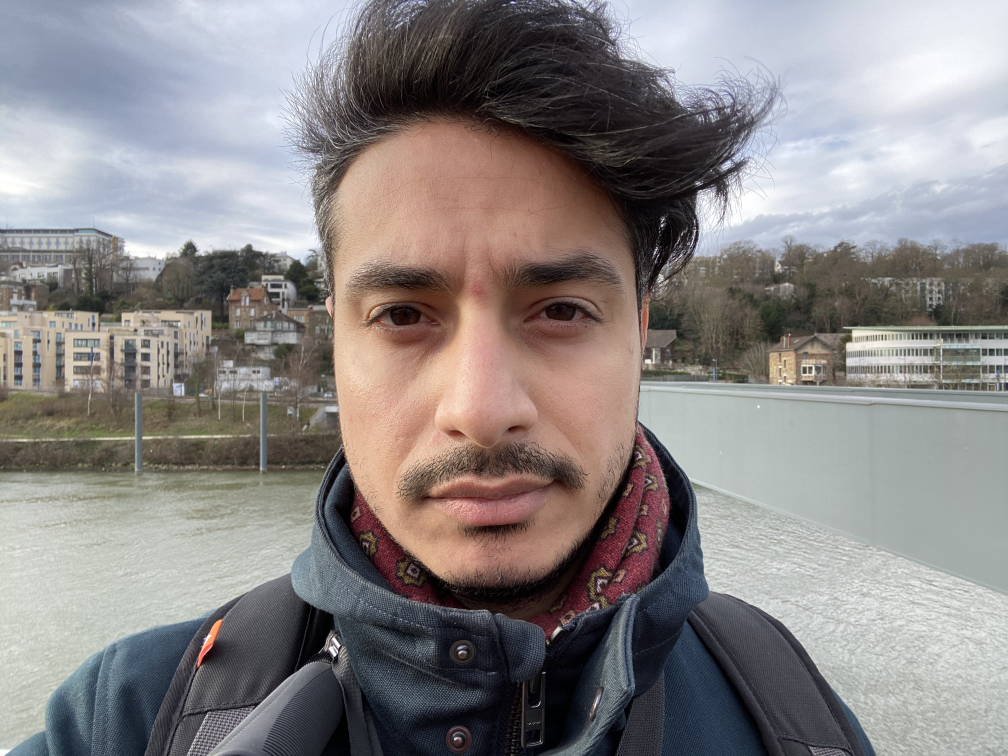
#> input picture test_image.jpeg, 4032 x 3024 px (shown at 1/4 size)
$ python face_recognition.py
#> lines starting #> are read from the running program, lines starting #| are printed output that depends on the picture; after the words box and inside, x2 and y2 are one past the last pixel; in counts of white or black regions, pixels touching at a corner belong together
import cv2
import numpy as np
import time
from collections import deque

face_cascade = cv2.CascadeClassifier('haarcascade_frontalface_default.xml')
eye_cascade = cv2.CascadeClassifier('haarcascade_eye.xml')
detector_params = cv2.SimpleBlobDetector_Params()
detector_params.filterByArea = True
detector_params.maxArea = 1500
detector = cv2.SimpleBlobDetector_create(detector_params)


def cut_eyebrows(img):
    """Given an image, cut out the eyebrows from the eyes"""
    height, width = img.shape[:2]
    eyebrow_h = int(height / 4)
    img = img[eyebrow_h:height, 0:width]  # cut eyebrows out (15 px)
    return img


def detect_eyes(img, cascade):
    """Given an image and a cascade effect, return a nested array of coordinates for respective eyes"""
    gray_img = cv2.cvtColor(img, cv2.COLOR_BGR2GRAY)
    eyes = cascade.detectMultiScale(gray_img, 1.3, 5)
    width = np.size(img, 1)
    height = np.size(img, 0)
    left_eye = None
    right_eye = None
    for (x, y, w, h) in eyes:
        if y > height / 2:
            pass
        eyecenter = x + w / 2
        if eyecenter < width / 2:
            left_eye = img[y:y + h, x:x + w]
            cv2.rectangle(img, (x, y), (x + w, y + h), (255, 255, 0), 3)
        else:
            right_eye = img[y:y + h, x:x + w]
            cv2.rectangle(img, (x, y), (x + w, y + h), (255, 255, 0), 3)

    return left_eye, right_eye


def detect_faces(img, cascade):
    "Given an image and a face cascading effect, return the coordinates of the face"
    gray_img = cv2.cvtColor(img, cv2.COLOR_BGR2GRAY)
    coords = cascade.detectMultiScale(gray_img, 1.3, 5)
    if len(coords) > 1:
        biggest = (0, 0, 0, 0)
        for i in coords:
            if i[3] > biggest[3]:
                biggest = i
        biggest = np.array([i], np.int32)
    elif len(coords) == 1:
        biggest = coords
    else:
        return None
    for (x, y, w, h) in biggest:
        frame = img[y:y + h, x:x + w]

    return frame


def blob_process(img, threshold, detector):
    """Using blur processing, get the pupils of the eyes --threshold is togglable"""
    gray_frame = cv2.cvtColor(img, cv2.COLOR_BGR2GRAY)
    _, img = cv2.threshold(gray_frame, threshold, 255, cv2.THRESH_BINARY)
    img = cv2.erode(img, None, iterations=2)
    img = cv2.dilate(img, None, iterations=4)
    img = cv2.medianBlur(img, 5)
    keypoints = detector.detect(img)
    return keypoints


def nothing(x):
    pass


def main():
    cap = cv2.VideoCapture(0)
    cv2.namedWindow('image')
    cv2.createTrackbar('threshold', 'image', 0, 255, nothing)

    # marks the last time that both eyes were detected
    attention_queue = deque()

    while True:

        # attention refers to whether or not both eyes are detected
        # the driver is not paying attention when attention is false
        attention = True
        pupils_detected = None
        current_time = time.time()

        _, frame = cap.read()
        face_frame = detect_faces(frame, face_cascade)
        if face_frame is not None:
            eyes = detect_eyes(face_frame, eye_cascade)

            for eye in eyes:
                if eye is not None:
                    # threshold = r = cv2.getTrackbarPos('threshold', 'image')
                    threshold = r = 38    # timothy threshold value

                    eye = cut_eyebrows(eye)
                    keypoints = blob_process(eye, threshold, detector)
                    if type(keypoints) == list:
                        pupils_detected = 1

                    eye = cv2.drawKeypoints(eye, keypoints, eye, (0, 255, 255),
                                            cv2.DRAW_MATCHES_FLAGS_DRAW_RICH_KEYPOINTS)

            if eyes[0] is None or eyes[1] is None:
                attention = False
            else:
                attention = True

        if face_frame is None:
            attention = False

        attention_queue.append(attention)

        if len(attention_queue) > 50:
            attention_queue.popleft()

        print(attention_queue.count(True), attention_queue.count(False))
        # outputs a boolean based on whether or not the car should be moving
        if len(attention_queue) >= 50 and attention_queue.count(True) < 35:
            print('Attention:', False)
        else:
            print('Attention:', True)

        cv2.imshow('image', frame)
        if cv2.waitKey(1) & 0xFF == ord('q'):
            break

    cap.release()
    cv2.destroyAllWindows()


if __name__ == "__main__":
    image = cv2.imread('test_image.jpeg')
#> image is the input picture: shape (3024, 4032, 3); mean B, G, R 132.6, 133, 137.7
    main()
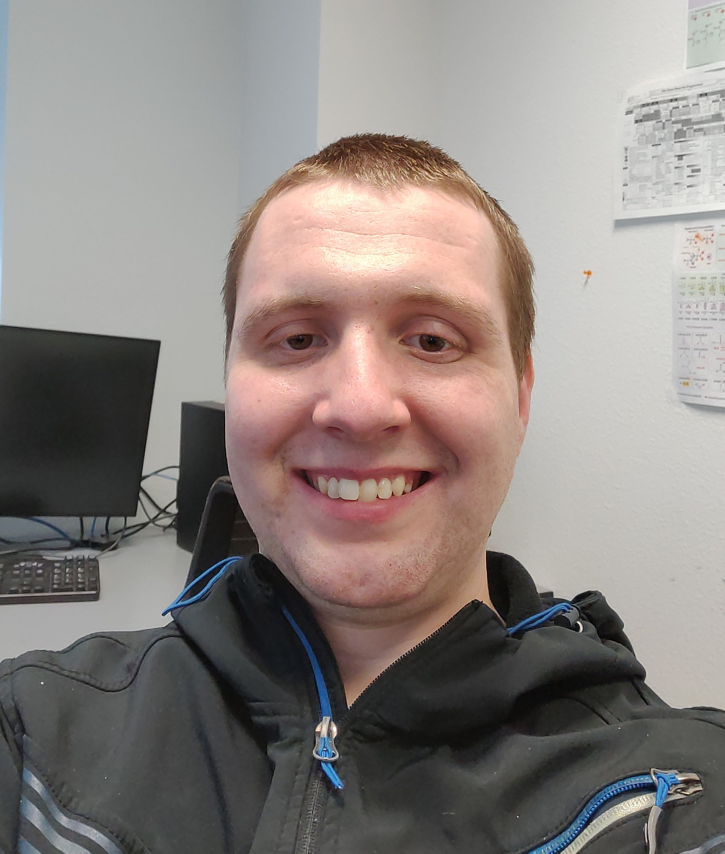
#> input picture test_image1.jpeg, 2175 x 2560 px, given in place of the camera (shown at 1/3 size)
#> in main, frame is the input picture: shape (2560, 2175, 3); mean B, G, R 128.2, 131.9, 139.9
#> in detect_faces, `coords = cascade.detectMultiScale(gray_img, 1.3, 5)`: coords = [[464, 551, 1193, 1193]]
#> the loop in detect_faces, `for (x, y, w, h) in biggest:` made 1 pass
#> in detect_eyes, `gray_img = cv2.cvtColor(img, cv2.COLOR_BGR2GRAY)`:
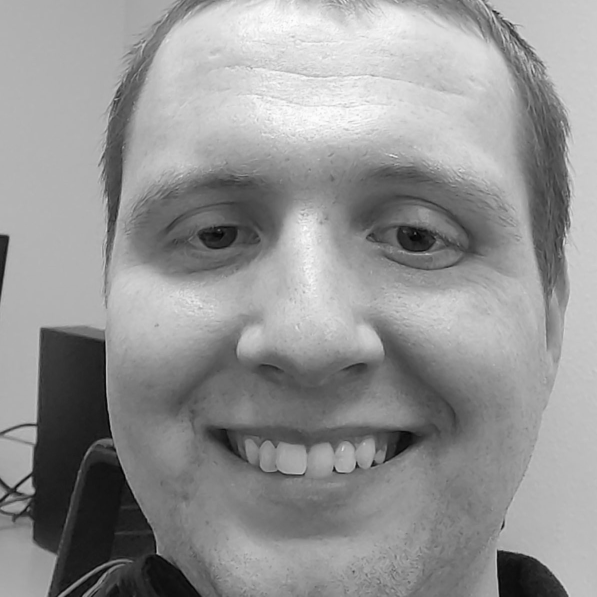
#> gray_img: shape (1193, 1193) (shown at 1/2 size); min 0, max 253, mean 147.6
#> in detect_eyes, `eyes = cascade.detectMultiScale(gray_img, 1.3, 5)`: eyes = [[699, 348, 248, 248], [313, 363, 230, 230]]
#> in detect_eyes, `width = np.size(img, 1)`: width = 1193
#> the loop in detect_eyes, `for (x, y, w, h) in eyes:` made 2 passes
#> (x, y, w, h, eyecenter) on passes 1 to 2: (699, 348, 248, 248, 823), (313, 363, 230, 230, 428)
#> pass 1, in detect_eyes, `right_eye = img[y:y + h, x:x + w]`:
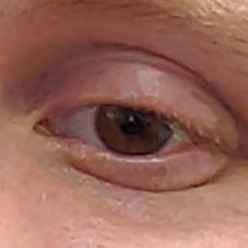
#> right_eye: shape (248, 248, 3); mean B, G, R 87.8, 101.1, 150.3
#> after the loop in detect_eyes, `for (x, y, w, h) in eyes:`:
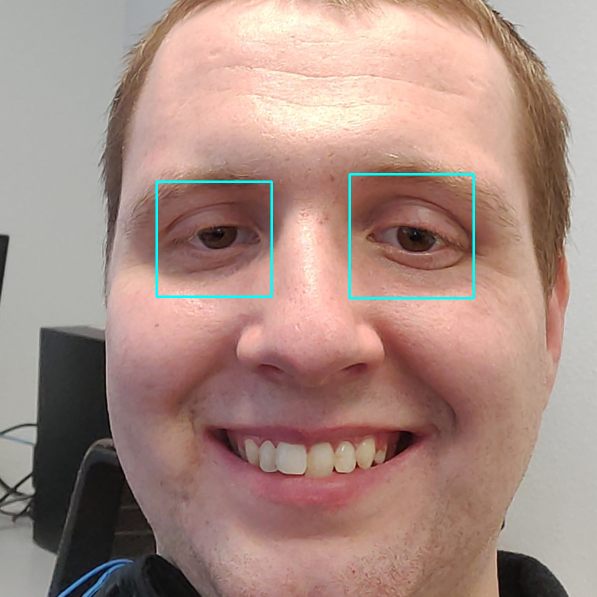
#> img: shape (1193, 1193, 3) (shown at 1/2 size); mean B, G, R 131.3, 140.4, 168.7
#> the loop in main, `for eye in eyes:` made 2 passes
#> (threshold, r, height in cut_eyebrows, width in cut_eyebrows, eyebrow_h in cut_eyebrows) on passes 1 to 2: (38, 38, 230, 230, 57), (38, 38, 248, 248, 62)
#> pass 1, in blob_process, `gray_frame = cv2.cvtColor(img, cv2.COLOR_BGR2GRAY)`:
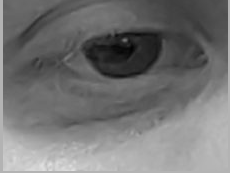
#> gray_frame: shape (173, 230); min 1, max 225, mean 115.1
#> pass 1, in blob_process, `img = cv2.erode(img, None, iterations=2)`:
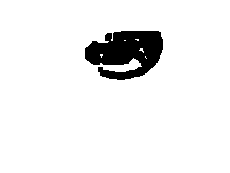
#> img: shape (173, 230); 93.5% white; 1 black region, box (x1, y1, x2, y2) and area: (85, 31, 163, 80) 2600
#> after the loop in main, `for eye in eyes:`: keypoints = (); r = 38
#> in main, `cv2.imshow('image', frame)`:
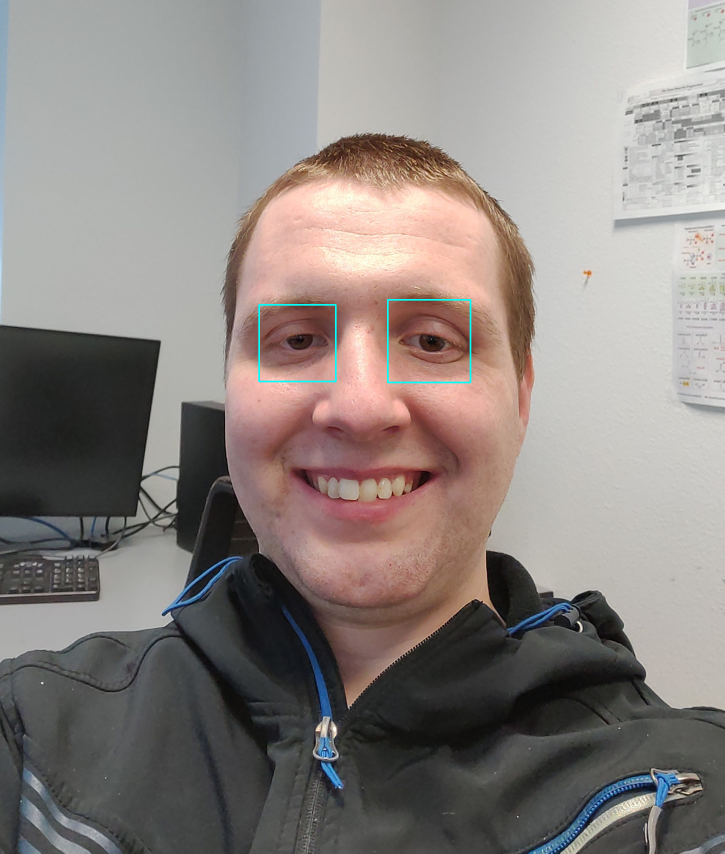
#> window 'image': shape (2560, 2175, 3) (shown at 1/3 size); mean B, G, R 128.5, 132.1, 139.6
#> (key q is pressed here)
